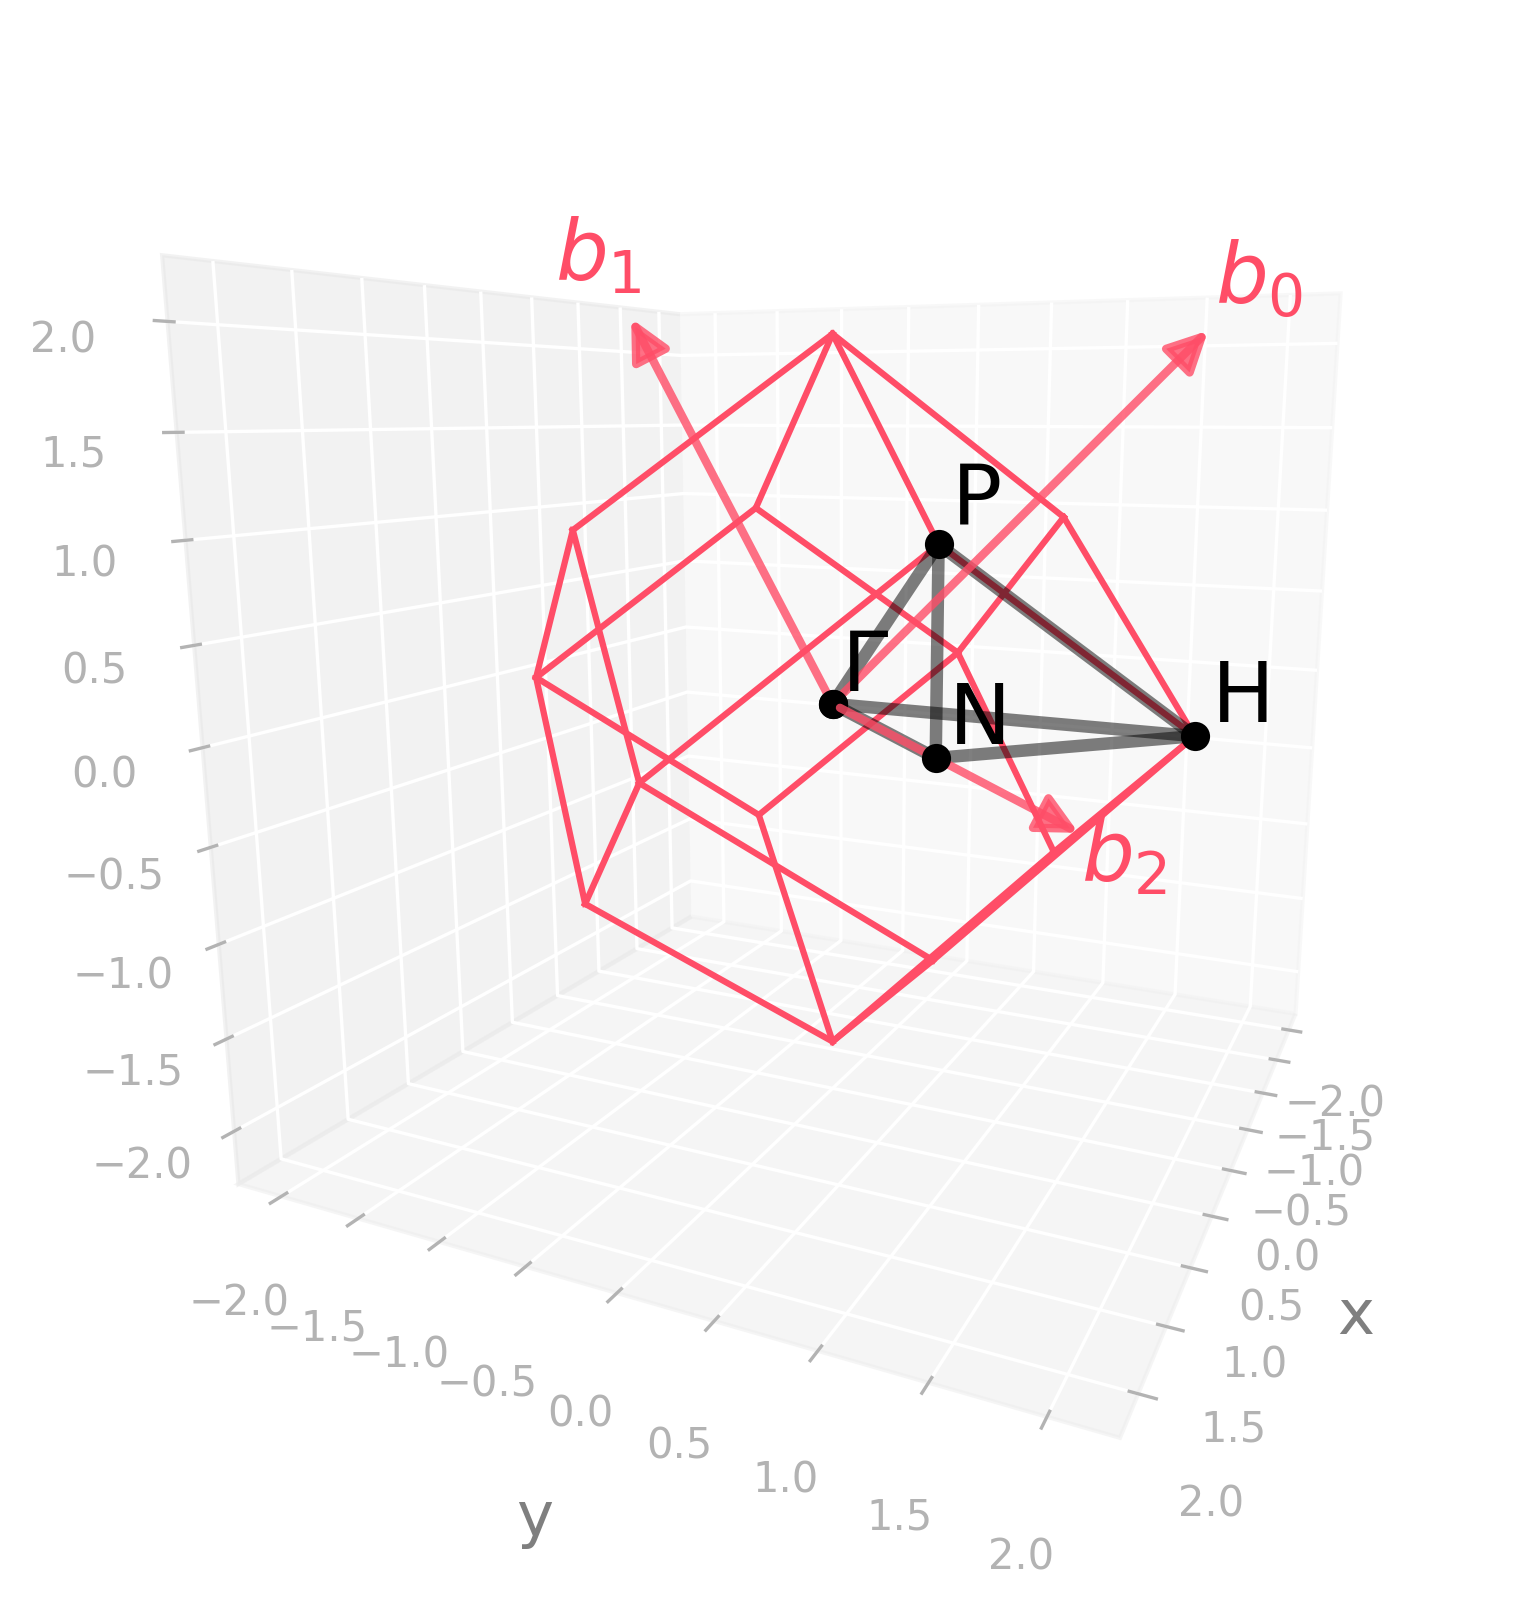

Source code (Python):
import radtools as rad

l = rad.lattice_example("BCC")
l.plot("brillouin-kpath")
# Save an image:
l.savefig("bcc_brillouin.png", elev=11, azim=25, dpi=300, bbox_inches="tight")
# Interactive plot:
l.show(elev=11, azim=25)
